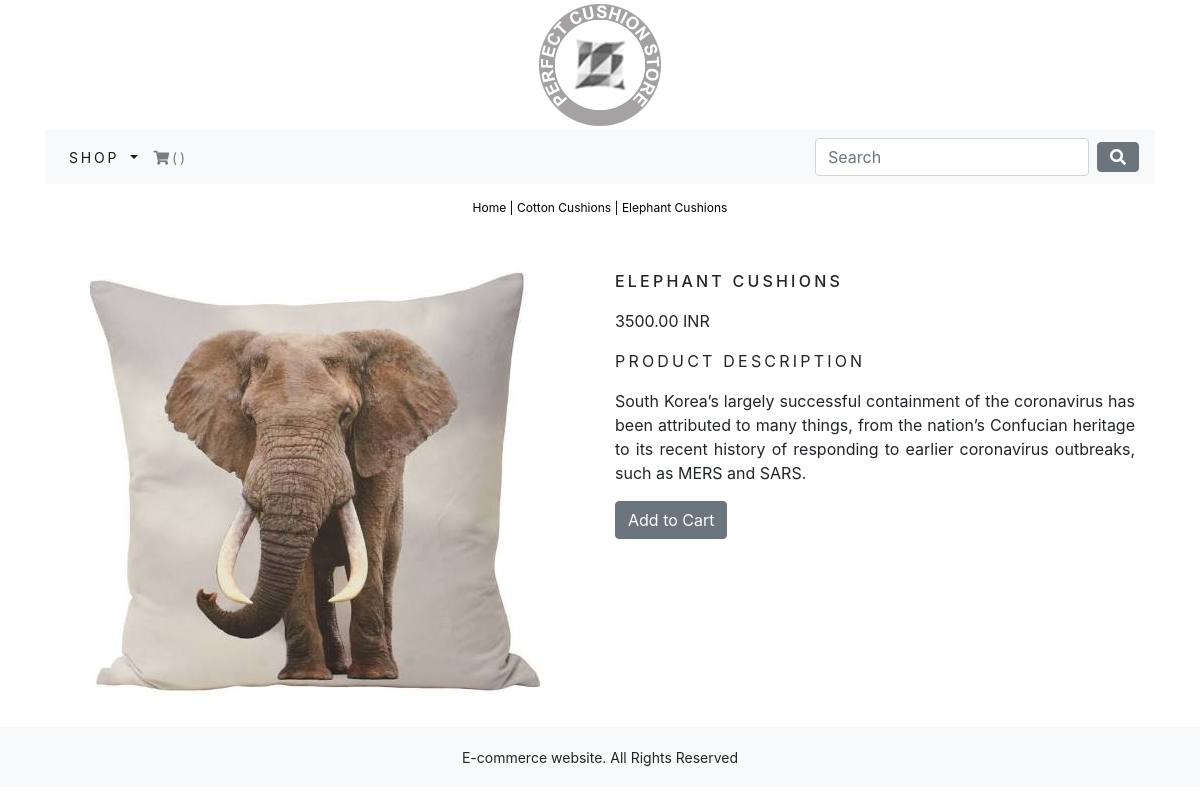
Screenshot of /shop/cotton-cushions/elephant-cushions with the database file from the repository.
### shop/models.py (models this page shows, shortened)
class Product(models.Model):
    name= models.CharField(max_length=250,unique=True)
    slug = models.SlugField(max_length=250,unique=True)
    description= models.TextField(blank=True)
    category=models.ForeignKey(Category,on_delete=models.CASCADE)
    price = models.DecimalField(max_digits=10,decimal_places=2)
    image=models.ImageField(upload_to='product',blank=True)
    stock=models.IntegerField()
    available=models.BooleanField(default=True)
    created=models.DateTimeField(auto_now_add=True)
    updated=models.DateTimeField(auto_now=True)
    class Meta:
        ordering = ('name',)
        verbose_name='product'
        verbose_name_plural = 'products'

class Category(models.Model):
    name= models.CharField(max_length=250,unique=True)
    slug = models.SlugField(max_length=250,unique=True)
    description= models.TextField(blank=True)
    image=models.ImageField(upload_to='category',blank=True)
    class Meta:
        ordering = ('name',)
        verbose_name='category'
        verbose_name_plural = 'categories'
    def get_url(self):
        return reverse('shop:products_by_category',args=[self.slug])
    def __str__(self):
        return '{}'.format(self.name)

### shop/views.py (the view)
# urls.py: path('<slug:c_slug>/<slug:product_slug>',views.prodCatDetails,name='prodCatDetails'),
def prodCatDetails(request,c_slug,product_slug):
    try:
        product=Product.objects.get(category__slug=c_slug,slug=product_slug)
    except Exception as e:
        raise e
    return render(request,'shop/product.html',{'product':product})

### shop/context_processors.py (called while the page is built)
def menu_links(request):
    links=Category.objects.all()
    return dict(links=links)

### shop/templates/shop/product.html (shortened to what this page needs)
{% extends "shop/base.html" %}
{% load static %}
{% block content %}
  <div class="row my_prod_row_class">
    <div class="mx-auto">
      <p> <a href="{% url 'shop:allProdCat' %}">Home</a> | <a href="{{ product.category.get_url }}">{{product.category}}</a> | {{product.name}} </p>
    </div>
    <div class="container">
      <br>
      <div class="row">
        <div class="col-12 col-sm-12 col-md-12 col-lg-6 text-center">
          <div style="min-width:18 rem;" class="">
            <img src="{{product.image.url}}" alt="product.name">
          </div>
        </div>
        <div class="col-12 col-sm-12 col-md-12 col-lg-6">
          <div class="">
            <h1 class="my_prod_title">{{product.name}}</h1>
            <p>{{product.price}} INR</p>
            <p class="my_title">Product Description</p>
            <p class="text-justify my_prod_text">{{product.description}}</p>
            {% if product.stock <= 0 %}
            <p class="text-justify my_prod_text"> <b>Out of Stock</b> </p>
            {% else %}
            <a  class="btn btn-secondary"href="#">Add to Cart</a>
            {% endif %}
          </div>
        </div>
      </div>
    </div>
  </div>
{% endblock %}

### static/css/custom.css (style rules this page uses)
.my_title { font-size: 16px; text-transform: uppercase; letter-spacing: .2em; }
.my_prod_row_class { padding-top: 15px; padding-bottom: 20px; }
.my_prod_row_class .mx-auto p { color: #000; font-size: 12px; }
.my_prod_row_class .mx-auto a { color: #000; font-size: 12px; text-decoration: none; }
.my_prod_title { font-size: 16px; text-transform: uppercase; letter-spacing: .2em; padding-top: 15px; padding-bottom: 10px; }
.my_prod_text { padding-right: 20px; }

### rows the page displays
Product: category "Cotton Cushions", name "Elephant Cushions", image (picture), name "ELEPHANT CUSHIONS", price "3500.00", description "South Korea’s largely successful containment of the coronavirus has been attributed to many things, from the nation’s Confucian heritage to its recent history of responding to earlier coronavirus outbreaks, such as MERS and SARS."
